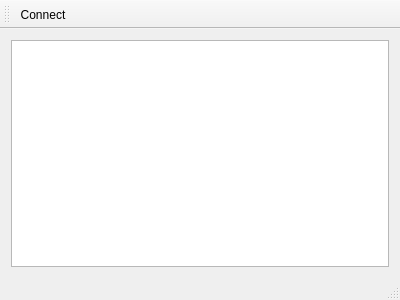
<?xml version="1.0" encoding="UTF-8"?>
<ui version="4.0">
 <class>MainWindow</class>
 <widget class="QMainWindow" name="MainWindow">
  <property name="geometry">
   <rect>
    <x>0</x>
    <y>0</y>
    <width>400</width>
    <height>300</height>
   </rect>
  </property>
  <property name="windowTitle">
   <string>MainWindow</string>
  </property>
  <widget class="QWidget" name="centralWidget">
   <layout class="QHBoxLayout" name="horizontalLayout">
    <item>
     <widget class="QGraphicsView" name="graphicsView"/>
    </item>
   </layout>
  </widget>
  <widget class="QMenuBar" name="menuBar">
   <property name="geometry">
    <rect>
     <x>0</x>
     <y>0</y>
     <width>400</width>
     <height>25</height>
    </rect>
   </property>
  </widget>
  <widget class="QToolBar" name="mainToolBar">
   <attribute name="toolBarArea">
    <enum>TopToolBarArea</enum>
   </attribute>
   <attribute name="toolBarBreak">
    <bool>false</bool>
   </attribute>
   <addaction name="actionConnect"/>
  </widget>
  <widget class="QStatusBar" name="statusBar"/>
  <action name="actionConnect">
   <property name="text">
    <string>Connect</string>
   </property>
  </action>
 </widget>
 <layoutdefault spacing="6" margin="11"/>
 <resources/>
 <connections/>
</ui>
